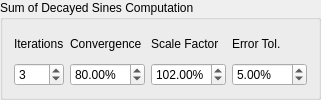
        <widget class="QGroupBox" name="sds_groupbox">
         <property name="title">
          <string>Sum of Decayed Sines Computation</string>
         </property>
         <layout class="QGridLayout" name="gridLayout_2">
          <item row="0" column="1">
           <layout class="QVBoxLayout" name="sds_convergence_layout">
            <item>
             <widget class="QLabel" name="sds_convergence_label">
              <property name="text">
               <string>Convergence</string>
              </property>
             </widget>
            </item>
            <item>
             <widget class="QDoubleSpinBox" name="sds_convergence_selector">
              <property name="toolTip">
               <string>&lt;html&gt;&lt;head/&gt;&lt;body&gt;&lt;p&gt;&lt;span style=&quot; font-weight:600;&quot;&gt;Convergence&lt;/span&gt;&lt;/p&gt;&lt;p&gt;SRS are nonlinear functions, so an optimization routine is required to solve for sum of decayed sine amplitudes that match the SRS.  The convergence parameter specifies how much change the optimizer is allowed to make at each step.&lt;/p&gt;&lt;/body&gt;&lt;/html&gt;</string>
              </property>
              <property name="suffix">
               <string>%</string>
              </property>
              <property name="minimum">
               <double>10.000000000000000</double>
              </property>
              <property name="maximum">
               <double>100.000000000000000</double>
              </property>
              <property name="singleStep">
               <double>5.000000000000000</double>
              </property>
              <property name="value">
               <double>80.000000000000000</double>
              </property>
             </widget>
            </item>
           </layout>
          </item>
          <item row="0" column="2">
           <layout class="QVBoxLayout" name="sds_scale_factor_layout">
            <item>
             <widget class="QLabel" name="sds_scale_factor_label">
              <property name="text">
               <string>Scale Factor</string>
              </property>
             </widget>
            </item>
            <item>
             <widget class="QDoubleSpinBox" name="sds_scale_factor_selector">
              <property name="toolTip">
               <string>&lt;html&gt;&lt;head/&gt;&lt;body&gt;&lt;p&gt;&lt;span style=&quot; font-weight:600;&quot;&gt;Scale Factor&lt;/span&gt;&lt;/p&gt;&lt;p&gt;The scale factor is applied to the SRS to make the sum of decayed sines match the SRS better, rather than just touching it at the sine tones.&lt;/p&gt;&lt;/body&gt;&lt;/html&gt;</string>
              </property>
              <property name="suffix">
               <string>%</string>
              </property>
              <property name="minimum">
               <double>10.000000000000000</double>
              </property>
              <property name="maximum">
               <double>200.000000000000000</double>
              </property>
              <property name="singleStep">
               <double>5.000000000000000</double>
              </property>
              <property name="value">
               <double>102.000000000000000</double>
              </property>
             </widget>
            </item>
           </layout>
          </item>
          <item row="0" column="0">
           <layout class="QVBoxLayout" name="sds_iterations_layout">
            <item>
             <widget class="QLabel" name="sds_iterations_label">
              <property name="text">
               <string>Iterations</string>
              </property>
             </widget>
            </item>
            <item>
             <widget class="QSpinBox" name="sds_iterations_selector">
              <property name="toolTip">
               <string>&lt;html&gt;&lt;head/&gt;&lt;body&gt;&lt;p&gt;&lt;span style=&quot; font-weight:600;&quot;&gt;Iterations&lt;/span&gt;&lt;/p&gt;&lt;p&gt;SRS are nonlinear functions, so an optimization routine is required to solve for sum of decayed sine amplitudes that match the SRS.  This value specifies the number of optimization routines to use.&lt;/p&gt;&lt;/body&gt;&lt;/html&gt;</string>
              </property>
              <property name="minimum">
               <number>2</number>
              </property>
              <property name="maximum">
               <number>10</number>
              </property>
              <property name="value">
               <number>3</number>
              </property>
             </widget>
            </item>
           </layout>
          </item>
          <item row="0" column="3">
           <layout class="QVBoxLayout" name="error_tolerance_layout">
            <item>
             <widget class="QLabel" name="error_tolerance_label">
              <property name="text">
               <string>Error Tol.</string>
              </property>
             </widget>
            </item>
            <item>
             <widget class="QDoubleSpinBox" name="error_tolerance_selector">
              <property name="toolTip">
               <string>&lt;html&gt;&lt;head/&gt;&lt;body&gt;&lt;p&gt;&lt;span style=&quot; font-weight:600;&quot;&gt;Error Tolerance&lt;/span&gt;&lt;/p&gt;&lt;p&gt;This is the allowable error in the optimization.&lt;/p&gt;&lt;/body&gt;&lt;/html&gt;</string>
              </property>
              <property name="suffix">
               <string>%</string>
              </property>
              <property name="minimum">
               <double>0.010000000000000</double>
              </property>
              <property name="maximum">
               <double>100.000000000000000</double>
              </property>
              <property name="singleStep">
               <double>1.000000000000000</double>
              </property>
              <property name="value">
               <double>5.000000000000000</double>
              </property>
             </widget>
            </item>
           </layout>
          </item>
         </layout>
        </widget>
